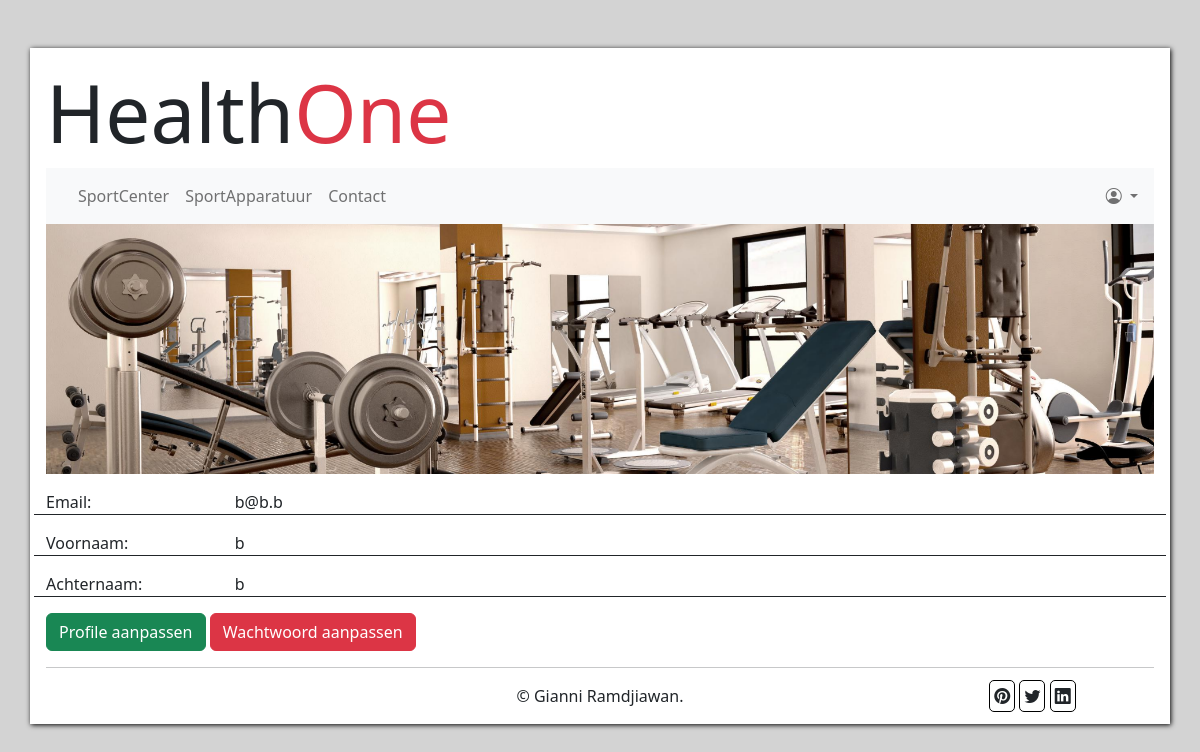
Screenshot of /loggedinPages/profile.php (signed in) with the database file from the repository.
### tables this page shows
CREATE TABLE `user` (
  `id` int(11) NOT NULL,
  `firstname` varchar(50) NOT NULL,
  `lastname` varchar(50) NOT NULL,
  `email` varchar(50) NOT NULL,
  `password` varchar(255) NOT NULL,
  `rollen` varchar(50) NOT NULL
);

### loggedinPages/profile.php (the view, shortened to what this page needs)
<?php
    include_once('../dbConnection.php');
    $id = $_SESSION['loggedIn'];
    if(isset($id)) {
        $user = $db->prepare("SELECT * FROM user WHERE id = :id");
        $user->bindParam('id', $id);
        $user->execute();
        $data = $user->fetch(PDO::FETCH_ASSOC);
        $voornaam = $data['firstname'];
        $achternaam = $data['lastname'];
        $email = $data['email'];
    } else {
        $_SESSION['failedlLogin'] = true;
        header("Location: ../index.php");
    }
?>
<!DOCTYPE html>
<html lang="en">
<head>
    <link href="https://cdn.jsdelivr.net/npm/bootstrap@5.2.0-beta1/dist/css/bootstrap.min.css" rel="stylesheet">
    <link rel="stylesheet" href="https://cdn.jsdelivr.net/npm/bootstrap-icons@1.8.2/font/bootstrap-icons.css">
    <link rel="stylesheet" href="../css/style.css">
</head>
<body>
    <div class='container container-xxl p-3 my-5'>
        <?php
            include_once('../templates/header.php');
            include_once('./templates/menu.php');
            include_once('../templates/banner.php');
        ?>
        <div class="row my-3 border-bottom border-dark">
            <div class="col-md-2">
                Email:
            </div>
            <div class="col-md-4">
                <?php echo $email;?>
            </div>
            <div class="col-md-6">
            </div>
        </div>
        <div class="row my-3 border-bottom border-dark">
            <div class="col-md-2">
                Voornaam:
            </div>
            <div class="col-md-4">
                <?php echo $voornaam;?>
            </div>
            <div class="col-md-6">
            </div>
        </div>
        <div class="row my-3 border-bottom border-dark">
            <div class="col-md-2">
                Achternaam:
            </div>
            <div class="col-md-4">
                <?php echo $achternaam;?>
            </div>
            <div class="col-md-6">
            </div>
        </div>
       <form action="" method="post">
            <button type="submit" name="profile"class="btn btn-success">Profile aanpassen</button>
            <button type="submit" name="registreer"class="btn btn-danger">Wachtwoord aanpassen</button>
       </form>
        <?php
            echo "<hr>";
            include_once('../templates/footer.php');
        ?>
    </div>
</body>
</html>

### css/style.css (style rules this page uses)
body { background-color: lightgrey; }
.container { background-color: white; box-shadow: 1px 1px 5px black; }

### rows the page displays
user: email "b@b.b", firstname "b", lastname "b"
